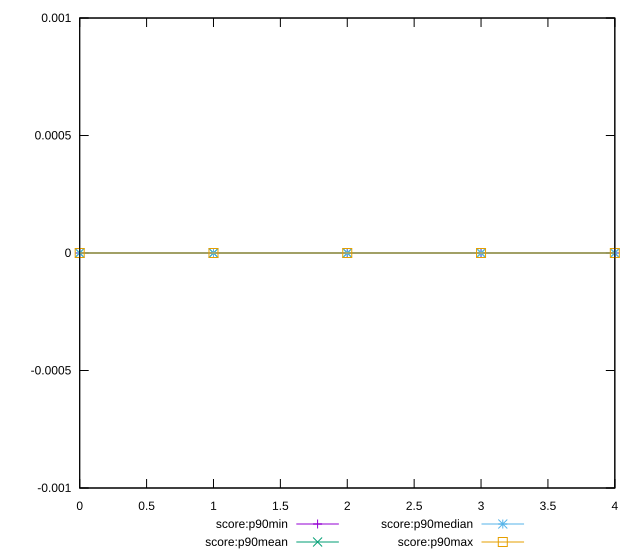

Recreate this plot in gnuplot.
reset

$scoreP90Min <<EOF
0 0
1 0
2 0
3 0
4 0
EOF

$scoreP90Mean <<EOF
0 0
1 0
2 0
3 0
4 0
EOF

$scoreP90Median <<EOF
0 0
1 0
2 0
3 0
4 0
EOF

$scoreP90Max <<EOF
0 0
1 0
2 0
3 0
4 0
EOF

set key outside below
set xrange [0:4]
set yrange [-0.001:0.001]
set trange [-0.001:0.001]
set terminal svg size 640, 560 enhanced background rgb 'white'
set output "report_00019_2021-02-10T18-14-37.922Z//unsized-images/progression/score.svg"

plot $scoreP90Min title "score:p90min" with linespoints, \
     $scoreP90Mean title "score:p90mean" with linespoints, \
     $scoreP90Median title "score:p90median" with linespoints, \
     $scoreP90Max title "score:p90max" with linespoints

reset
